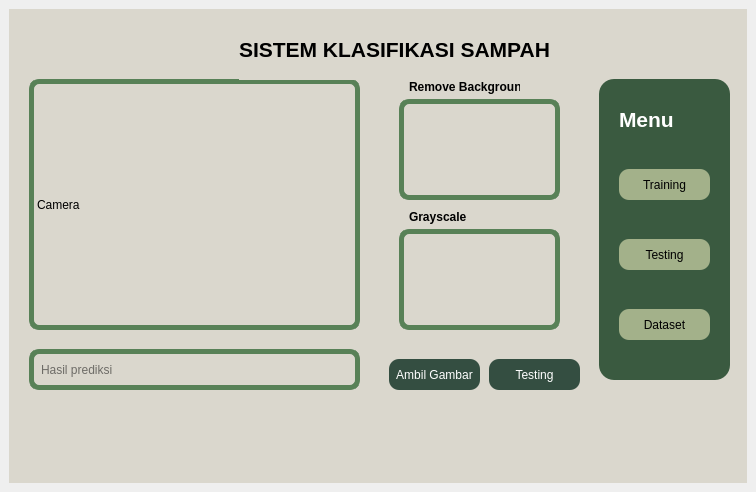
<?xml version="1.0" encoding="UTF-8"?>
<ui version="4.0">
 <class>MainWindow</class>
 <widget class="QMainWindow" name="MainWindow">
  <property name="geometry">
   <rect>
    <x>0</x>
    <y>0</y>
    <width>756</width>
    <height>492</height>
   </rect>
  </property>
  <property name="windowTitle">
   <string>MainWindow</string>
  </property>
  <widget class="QWidget" name="centralwidget">
   <property name="styleSheet">
    <string notr="true"/>
   </property>
   <layout class="QHBoxLayout" name="horizontalLayout">
    <item>
     <widget class="QWidget" name="Utama" native="true">
      <property name="styleSheet">
       <string notr="true">background-color:#DAD7CD;</string>
      </property>
      <widget class="QLabel" name="Class">
       <property name="geometry">
        <rect>
         <x>20</x>
         <y>400</y>
         <width>401</width>
         <height>41</height>
        </rect>
       </property>
       <property name="text">
        <string/>
       </property>
      </widget>
      <widget class="QLabel" name="Camera">
       <property name="geometry">
        <rect>
         <x>20</x>
         <y>70</y>
         <width>331</width>
         <height>251</height>
        </rect>
       </property>
       <property name="styleSheet">
        <string notr="true">border: 5px solid #588157;
font-size: 12px;
border-radius: 10px;</string>
       </property>
       <property name="text">
        <string>Camera</string>
       </property>
      </widget>
      <widget class="QLabel" name="Judul">
       <property name="geometry">
        <rect>
         <x>230</x>
         <y>10</y>
         <width>341</width>
         <height>61</height>
        </rect>
       </property>
       <property name="font">
        <font>
         <family>Segoe UI</family>
         <pointsize>16</pointsize>
         <weight>75</weight>
         <bold>true</bold>
        </font>
       </property>
       <property name="text">
        <string>SISTEM KLASIFIKASI SAMPAH</string>
       </property>
      </widget>
      <widget class="QPushButton" name="testing">
       <property name="geometry">
        <rect>
         <x>480</x>
         <y>350</y>
         <width>91</width>
         <height>31</height>
        </rect>
       </property>
       <property name="styleSheet">
        <string notr="true">background-color:#344E41;
text-weight: bold;
color :white;
border-radius:10px;</string>
       </property>
       <property name="text">
        <string>Testing</string>
       </property>
      </widget>
      <widget class="QLabel" name="Rmbg">
       <property name="geometry">
        <rect>
         <x>390</x>
         <y>90</y>
         <width>161</width>
         <height>101</height>
        </rect>
       </property>
       <property name="styleSheet">
        <string notr="true">border: 5px solid #588157;
font-size: 12px;
border-radius: 10px;</string>
       </property>
       <property name="text">
        <string/>
       </property>
      </widget>
      <widget class="QPushButton" name="ambil_gambar">
       <property name="geometry">
        <rect>
         <x>380</x>
         <y>350</y>
         <width>91</width>
         <height>31</height>
        </rect>
       </property>
       <property name="styleSheet">
        <string notr="true">background-color:#344E41;
text-weight: bold;
color :white;
border-radius:10px;</string>
       </property>
       <property name="text">
        <string>Ambil Gambar</string>
       </property>
      </widget>
      <widget class="QLineEdit" name="Result">
       <property name="geometry">
        <rect>
         <x>20</x>
         <y>340</y>
         <width>331</width>
         <height>41</height>
        </rect>
       </property>
       <property name="styleSheet">
        <string notr="true">border: 5px solid #588157;
font-size: 120%;
border-radius: 10px;
padding:5px 5px;
background: transparent;</string>
       </property>
       <property name="placeholderText">
        <string>Hasil prediksi</string>
       </property>
      </widget>
      <widget class="QLabel" name="grayscale">
       <property name="geometry">
        <rect>
         <x>390</x>
         <y>220</y>
         <width>161</width>
         <height>101</height>
        </rect>
       </property>
       <property name="styleSheet">
        <string notr="true">border: 5px solid #588157;
font-size: 12px;
border-radius: 10px;</string>
       </property>
       <property name="text">
        <string/>
       </property>
      </widget>
      <widget class="QWidget" name="LeftMenu_3" native="true">
       <property name="geometry">
        <rect>
         <x>590</x>
         <y>70</y>
         <width>131</width>
         <height>301</height>
        </rect>
       </property>
       <property name="styleSheet">
        <string notr="true">background-color:#3A5A40;
border-radius:15px;</string>
       </property>
       <widget class="QPushButton" name="btn_Training">
        <property name="geometry">
         <rect>
          <x>20</x>
          <y>90</y>
          <width>91</width>
          <height>31</height>
         </rect>
        </property>
        <property name="styleSheet">
         <string notr="true">background-color:#A3B18A;
text-weight: bold;
border-radius:10px;</string>
        </property>
        <property name="text">
         <string>Training</string>
        </property>
        <property name="icon">
         <iconset>
          <normaloff>../training.svg</normaloff>../training.svg</iconset>
        </property>
       </widget>
       <widget class="QPushButton" name="btn_Testing">
        <property name="geometry">
         <rect>
          <x>20</x>
          <y>160</y>
          <width>91</width>
          <height>31</height>
         </rect>
        </property>
        <property name="styleSheet">
         <string notr="true">background-color:#A3B18A;
text-weight: bold;
border-radius:10px;</string>
        </property>
        <property name="text">
         <string>Testing</string>
        </property>
        <property name="icon">
         <iconset>
          <normaloff>../testing.svg</normaloff>../testing.svg</iconset>
        </property>
       </widget>
       <widget class="QLabel" name="Menu">
        <property name="geometry">
         <rect>
          <x>20</x>
          <y>10</y>
          <width>61</width>
          <height>61</height>
         </rect>
        </property>
        <property name="font">
         <font>
          <family>Segoe UI</family>
          <pointsize>16</pointsize>
          <weight>75</weight>
          <bold>true</bold>
         </font>
        </property>
        <property name="styleSheet">
         <string notr="true">color: white;
</string>
        </property>
        <property name="text">
         <string>Menu</string>
        </property>
       </widget>
       <widget class="QPushButton" name="btn_Dataset">
        <property name="geometry">
         <rect>
          <x>20</x>
          <y>230</y>
          <width>91</width>
          <height>31</height>
         </rect>
        </property>
        <property name="styleSheet">
         <string notr="true">background-color:#A3B18A;
text-weight: bold;
border-radius:10px;</string>
        </property>
        <property name="text">
         <string>Dataset</string>
        </property>
        <property name="icon">
         <iconset>
          <normaloff>../Dataset.svg</normaloff>../Dataset.svg</iconset>
        </property>
       </widget>
      </widget>
      <widget class="QLabel" name="label_RG">
       <property name="geometry">
        <rect>
         <x>400</x>
         <y>70</y>
         <width>111</width>
         <height>16</height>
        </rect>
       </property>
       <property name="font">
        <font>
         <family>Segoe UI</family>
         <weight>75</weight>
         <bold>true</bold>
        </font>
       </property>
       <property name="text">
        <string>Remove Background</string>
       </property>
      </widget>
      <widget class="QLabel" name="label_gray">
       <property name="geometry">
        <rect>
         <x>400</x>
         <y>200</y>
         <width>101</width>
         <height>16</height>
        </rect>
       </property>
       <property name="font">
        <font>
         <family>Segoe UI</family>
         <weight>75</weight>
         <bold>true</bold>
        </font>
       </property>
       <property name="text">
        <string>Grayscale</string>
       </property>
      </widget>
     </widget>
    </item>
   </layout>
  </widget>
 </widget>
 <resources/>
 <connections/>
</ui>
